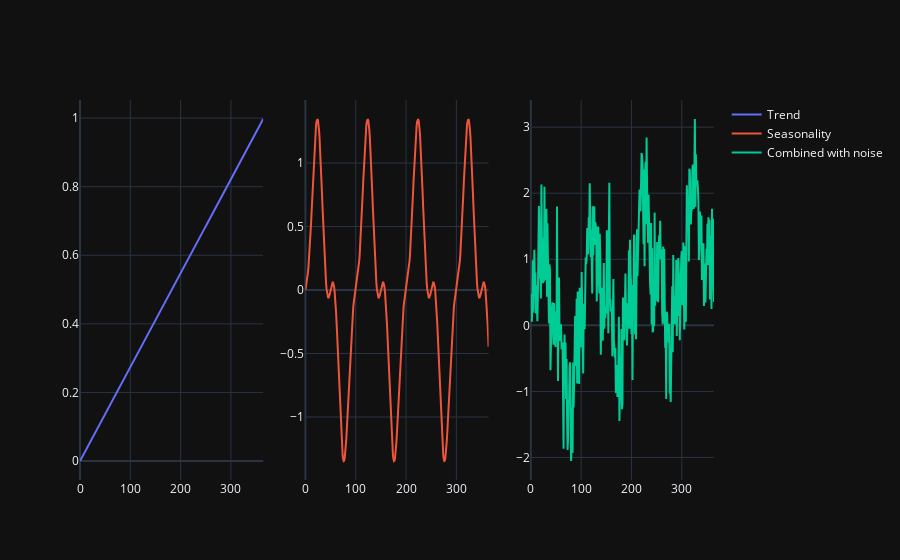

Source (notebook cell):
### Code cell
from plotly.subplots import make_subplots

fig = make_subplots(rows=1, cols=3)

trend_series = trend(generate_series(365))
season_series = seasonality(generate_series(365))
combined_series = white_noise(seasonality(trend(generate_series(365))), sigma=0.5)

fig.add_trace(go.Scatter(x=trend_series.index, 
                         y=trend_series.series,
                         name='Trend'
                        ),
                         row=1,
                         col=1,
             )
                                          
             

fig.add_trace(go.Scatter(x=season_series.index, 
                         y=season_series.series,
                         name='Seasonality'
                        ),
                         row=1,
                         col=2,
             ) 
             

fig.add_trace(go.Scatter(x=combined_series.index, 
                         y=combined_series.series,
                         name='Combined with noise'
                        ),
                         row=1,
                         col=3,
             ) 

fig.update_layout(template='plotly_dark')

### Figure 1 — Plotly figure (JSON) as saved in the notebook; plotly's stock layout.template omitted (floating-point values rounded to 4 significant figures; data arrays with more than 128 entries replaced by an {"elided": "..."} marker saying what was removed)
{"data": [{"name": "Trend", "type": "scatter", "x": {"elided": "365 int values"}, "xaxis": "x", "y": {"elided": "365 float values"}, "yaxis": "y"}, {"name": "Seasonality", "type": "scatter", "x": {"elided": "365 int values"}, "xaxis": "x2", "y": {"elided": "365 float values"}, "yaxis": "y2"}, {"name": "Combined with noise", "type": "scatter", "x": {"elided": "365 int values"}, "xaxis": "x3", "y": {"elided": "365 float values"}, "yaxis": "y3"}], "layout": {"autosize": true, "xaxis": {"anchor": "y", "autorange": true, "domain": [0, 0.2889], "range": [0, 364], "type": "linear"}, "xaxis2": {"anchor": "y2", "autorange": true, "domain": [0.3556, 0.6444], "range": [0, 364], "type": "linear"}, "xaxis3": {"anchor": "y3", "autorange": true, "domain": [0.7111, 1], "range": [0, 364], "type": "linear"}, "yaxis": {"anchor": "x", "autorange": true, "domain": [0, 1], "range": [-0.0554, 1.053], "type": "linear"}, "yaxis2": {"anchor": "x2", "autorange": true, "domain": [0, 1], "range": [-1.496, 1.496], "type": "linear"}, "yaxis3": {"anchor": "x3", "autorange": true, "domain": [0, 1], "range": [-2.341, 3.411], "type": "linear"}}}
